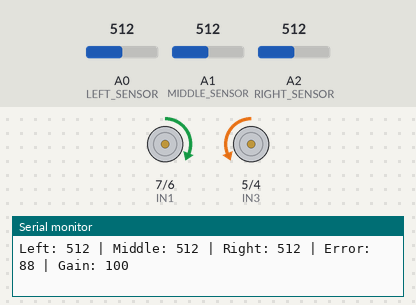
A sketch run on a simulated Arduino Uno, built with avr-gcc and run on an emulated ATmega328P. On the bench: motor-driver pin pairs drawn as motors (green arrow = first pin HIGH = forward, orange = second pin HIGH = backward, longer = more drive, scaled by the enable pin), the last lines printed to the serial monitor. The test bench sets the inputs (shaded band); at power-on: A1 (MIDDLE_SENSOR) = 512, A0 (LEFT_SENSOR) = 512, A2 (RIGHT_SENSOR) = 512.

Above: at 4.2 s.
4.3 s: A1 (MIDDLE_SENSOR) set to 716
At 5.2 s:
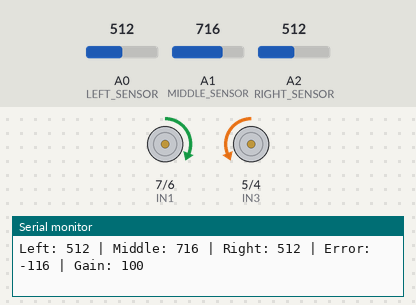
7.0 s: A0 (LEFT_SENSOR) set to 11
10.0 s: A0 (LEFT_SENSOR) set to 8
11.5 s: A1 (MIDDLE_SENSOR) set to 0
At 12.7 s:
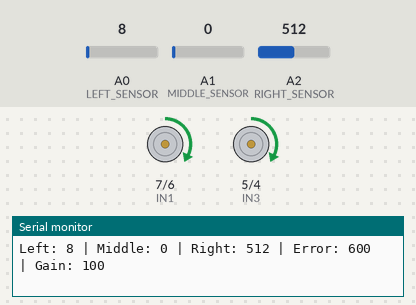
13.0 s: A2 (RIGHT_SENSOR) set to 9
16.0 s: A2 (RIGHT_SENSOR) set to 6
At 17.0 s:
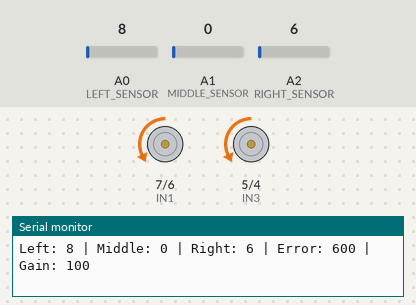
Timing chart, 0 to 18.5 s (numbered marks = the images above; inputs shaded):
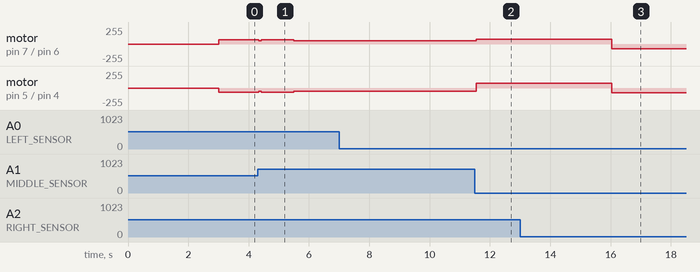

The sketch:

line_follower.ino
```cpp
// Motor driver pins
#define EN_A 10  // PWM pin for left motor
#define EN_B 11  // PWM pin for right motor
#define IN1 7    // Left motor forward
#define IN2 6    // Left motor backward
#define IN3 5    // Right motor forward
#define IN4 4    // Right motor backward

// Sensor pins
#define LEFT_SENSOR A0
#define MIDDLE_SENSOR A1
#define RIGHT_SENSOR A2

// Sensor thresholds (adjust based on calibration)
// HIGH values = dark/black (line), LOW values = white (background)
#define MIDDLE_THRESHOLD 600  // If reading > this, middle sensor sees line
#define MIN_MID_ERROR 460
// PID constants (tune these for optimal performance)
float kp = 1.0;  // Proportional gain
float ki = 1.5;   // Integral gain
float kd = 0.5;   // Derivative gain

// PID variables
int error_direction=0;
float accumulated_error = 0;
float max_accumulated_error = 255;
int current_error = 0;
int previous_error = 0;
unsigned long previous_time = 0;

// Function declarations
int calculate_error(int middle_reading);
unsigned long calculate_delta_time();
float calculate_p_gain(int error, float kp);
float calculate_i_gain(int error, float ki, unsigned long dt);
float calculate_d_gain(int error, int prev_error, float kd, unsigned long dt);
void moveForward(int speed);
void turnRight(int speed);
void turnLeft(int speed);
void stopMotors();

void setup() {
  // Initialize motor control pins
  pinMode(EN_A, OUTPUT);
  pinMode(EN_B, OUTPUT);
  pinMode(IN1, OUTPUT);
  pinMode(IN2, OUTPUT);
  pinMode(IN3, OUTPUT);
  pinMode(IN4, OUTPUT);

  // Initialize serial communication
  Serial.begin(9600);
  delay(3000);
  Serial.println("Line Follower Robot Initialized");
}

void loop() {
  // Read sensor values
  int left = analogRead(LEFT_SENSOR);
  int middle = analogRead(MIDDLE_SENSOR);
  int right = analogRead(RIGHT_SENSOR);

  // Calculate error
  current_error = calculate_error(middle);
  unsigned long delta_time = calculate_delta_time();

  // Calculate PID gains
  float p_gain = calculate_p_gain(current_error, kp);
  float i_gain = calculate_i_gain(current_error, ki, delta_time);
  float d_gain = calculate_d_gain(current_error, previous_error, kd, delta_time);

  // Calculate total gain
  int total_gain_val = constrain((int)(p_gain + i_gain + d_gain), -100, 100);
  if(abs(current_error) >MIN_MID_ERROR ){
    if(error_direction >0){
      turnLeft(constrain(total_gain_val,0,70));
    }
    else if(error_direction <0){
      turnRight(constrain(total_gain_val,0,70));
    }
  }
  else if(abs(current_error) < MIN_MID_ERROR ){
    moveForward(constrain(total_gain_val,50,65));
  }

  // Update previous error
  previous_error = current_error;

  // Debug output
  Serial.print("Left: ");
  Serial.print(left);
  Serial.print(" | Middle: ");
  Serial.print(middle);
  Serial.print(" | Right: ");
  Serial.print(right);
  Serial.print(" | Error: ");
  Serial.print(current_error);
  Serial.print(" | Gain: ");
  Serial.println(total_gain_val);

  delay(80);
}

int calculate_error(int middle_reading) {
  int error = MIDDLE_THRESHOLD-middle_reading;
  int left = analogRead(LEFT_SENSOR);
  int right = analogRead(RIGHT_SENSOR);
  if (left > right){
    //the car is shifted right so the it must spin left to get on the line
    error_direction=1;

  }
  else if(left < right){
    error_direction=-1;
  }
  return error;
  }


unsigned long calculate_delta_time() {
    unsigned long current_time = micros();
    unsigned long dt = (current_time >= previous_time) ?
                       (current_time - previous_time) :
                       (UINT32_MAX - previous_time + current_time + 1);
    previous_time = current_time;
    return dt;
}

float calculate_p_gain(int error, float kp) {
  return error * kp;
}

float calculate_i_gain(int error, float ki, unsigned long dt) {
  if (dt > 0) {
    accumulated_error += error * (dt / 1e6);
    accumulated_error = constrain(accumulated_error, -max_accumulated_error, max_accumulated_error);
  }
  return accumulated_error * ki;
}

float calculate_d_gain(int error, int prev_error, float kd, unsigned long dt) {
  if (dt > 0) {
    return kd * (error - prev_error) / (dt / 1e6);
  }
  return 0;
}

// Motor control functions
void moveForward(int speed) {
  digitalWrite(IN1, HIGH);
  digitalWrite(IN2, LOW);
  digitalWrite(IN3, LOW);
  digitalWrite(IN4, HIGH);
  analogWrite(EN_A, speed);
  analogWrite(EN_B, speed);
}

void turnRight(int speed) {
  // Right turn - left motor forward, right motor backward
  digitalWrite(IN1, HIGH);
  digitalWrite(IN2, LOW);
  digitalWrite(IN3, HIGH);
  digitalWrite(IN4, LOW);
  analogWrite(EN_A, speed);
  analogWrite(EN_B, speed);
}

void turnLeft(int speed) {
  // Left turn - left motor backward, right motor forward
  digitalWrite(IN1, LOW);
  digitalWrite(IN2, HIGH);
  digitalWrite(IN3, LOW);
  digitalWrite(IN4, HIGH);
  analogWrite(EN_A, speed);
  analogWrite(EN_B, speed);

}

void stopMotors() {
  digitalWrite(IN1, LOW);
  digitalWrite(IN2, LOW);
  digitalWrite(IN3, LOW);
  digitalWrite(IN4, LOW);
  analogWrite(EN_A, 0);
  analogWrite(EN_B, 0);
}
```

Measured:
- the behaviour switches between 8 and 7 on A2 (RIGHT_SENSOR) (found by bisection; images 2 and 3)
- after the input at 11.5 s, motor on pin 7 (IN1) / pin 6 (IN2): forward 50/255 → forward 70/255 after 0.05 s; motor on pin 5 (IN3) / pin 4 (IN4): backward 50/255 → forward 70/255 after 0.05 s
- after the input at 16.0 s, motor on pin 7 (IN1) / pin 6 (IN2), motor on pin 5 (IN3) / pin 4 (IN4): forward 70/255 → backward 70/255 at once
